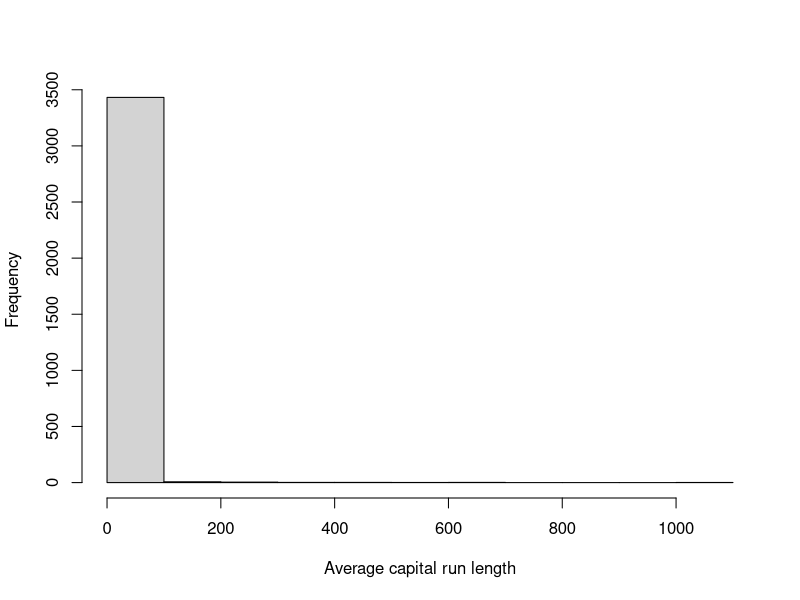
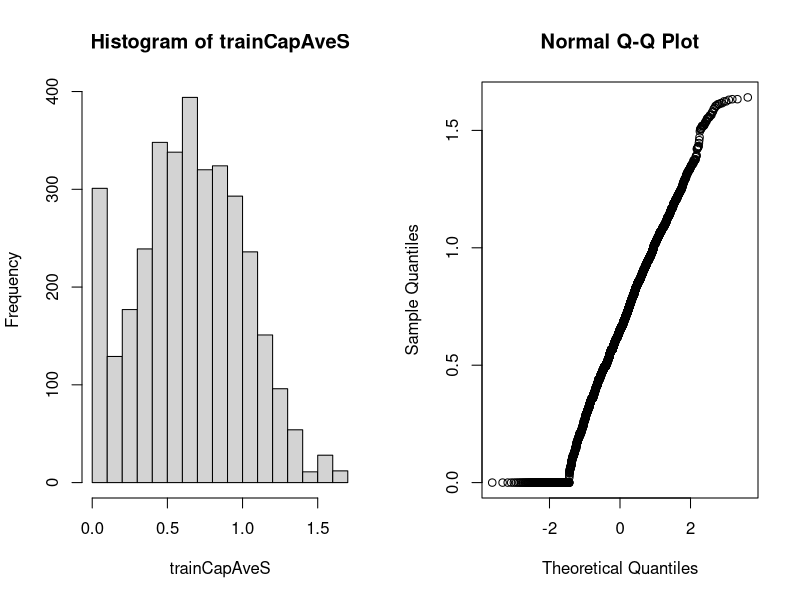

Write the R code that produced these figures, in order.
library(caret)
library(kernlab)

data(spam)

#createDataPartition generates the indexes to be used in the partition
inTrain <- createDataPartition(y=spam$type, p=0.75, list = FALSE)

training <- spam[inTrain,]
testing <- spam[-inTrain,]

#By plotting the variables we check for weird behaviours in their distribution, skewed 
# distributions etc -> need to transform them in order to make them more useful for 
# prediction algorithms. This is particularly true when you're using 
# model based algorithms. Like linear discriminate analysis, naive Bayes, linear regression 

# histogram of average of capital letters IN A ROW, in spam training set
hist(training$capitalAve, main = "", xlab = "Average capital run length")

# In the histogram we can see that most averages ara about 0 to 100 but there are
# a few moch more larger (up to 1200) so we have a very SKEWED VARIABLE

mean(training$capitalAve)
# [1] 5.092227
sd(training$capitalAve)
# [1] 29.72811

# The standard deviation shows how  highly variable the variable is, 
# so the need to preprocess:

# Standardizing  -----------------------------------------------------------

trainCapAve <- training$capitalAve
trainCapAveS <- (trainCapAve-mean(trainCapAve))/sd(trainCapAve)
mean(trainCapAveS) #really close to zero
sd(trainCapAveS) # 1

#Standardizing the test set
# IMPORTANT when running a prediction model on the testing set, we standardize
# the set using the mean and sd FROM the TRAINING set

testCapAve <- testing$capitalAve
testCapAveS <- (testCapAve-mean(trainCapAve))/sd(trainCapAve)
mean(testCapAveS) # WILL not be zero
sd(testCapAveS)  # WILL not be 1


# caret::preProcess function ----------------------------------------------

names(training)[58]
# [1] "type"
preObj <- preProcess(training[,-58], method = c("center","scale"))
# This will create an object usable to preprocess both the training and testing set
# this method performs the same normal standardization as in the previous chunk 
# On ALL VARIABLES

trainCapAveS <- predict(preObj, training[,-58])$capitalAve
mean(trainCapAveS)
sd(trainCapAveS)

# the same preObj can be used to preprocess the testing set. The predict
# function will take the same values calculated with the traininig set an apply them
# to the testing set
testCapAveS <- predict(preObj, testing[,-58])$capitalAve
mean(testCapAveS)
sd(testCapAveS)

# PASSING preProcess as an ARGUMENT to caret::train function
set.seed(32343)
modelFit <- train(type ~., data = training, preProcess=c("center", "scale"),
                  method="glm")
modelFit

# Box Cox Transform -------------------------------------------------------


# A Box Cox transformation is a way to transform non-normal dependent variables into a 
# normal shape. Normality is an important assumption for many statistical techniques; 
# if your data isn’t normal, applying a Box-Cox means that you are able to run a broader
# number of tests. 

preObj <- preProcess(training[,-58], method = c("BoxCox"))
trainCapAveS <- predict(preObj, training[,-58])$capitalAve

#checking that the new data is normal:
par(mfrow=c(1,2))
hist(trainCapAveS)
qqnorm(trainCapAveS)

# Impute data -------------------------------------------------------------

# if some data is missing (NA's) we have to impute values into the data set, since
# usually prediction and training algorithms don't handle missing data


# For the example make some values NA
set.seed(13343)
training$capAveNA <- training$capitalAve
selectNA <- rbinom(dim(training)[1], size = 1, prob = 0.05) == 1
training$capAveNA[selectNA] <- NA 

# Impute and standardize (impute using k-nearest neighbors)
preObj <- preProcess(training[,-58], method = c("knnImpute"))
capAve <- predict(preObj, training[,-58])$capAveNA 

# Standardize True Values
capAveTruth <- training$capitalAve
capAveTruth <- (capAveTruth-mean(capAveTruth))/sd(capAveTruth)

# compare the true standardized set with the standardized imputed set
quantile(capAve - capAveTruth)

# Just the imputed values
quantile((capAve - capAveTruth)[selectNA])
